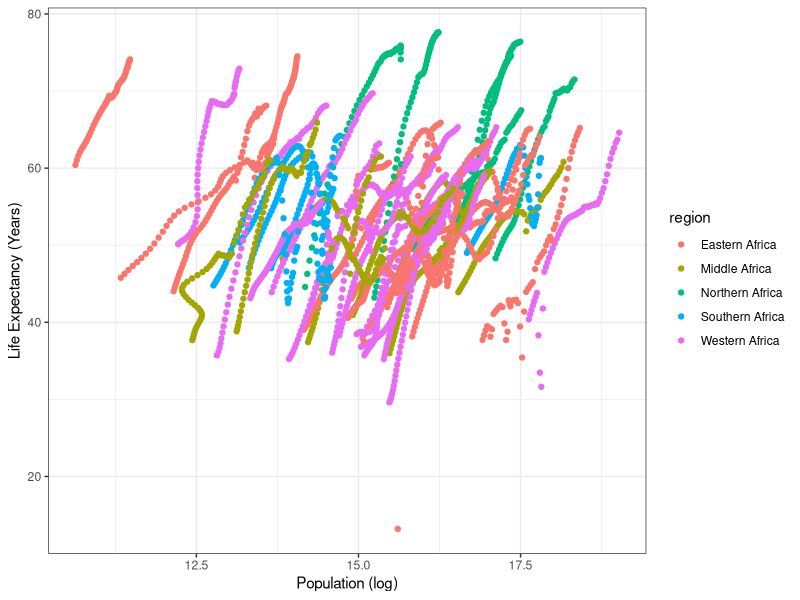
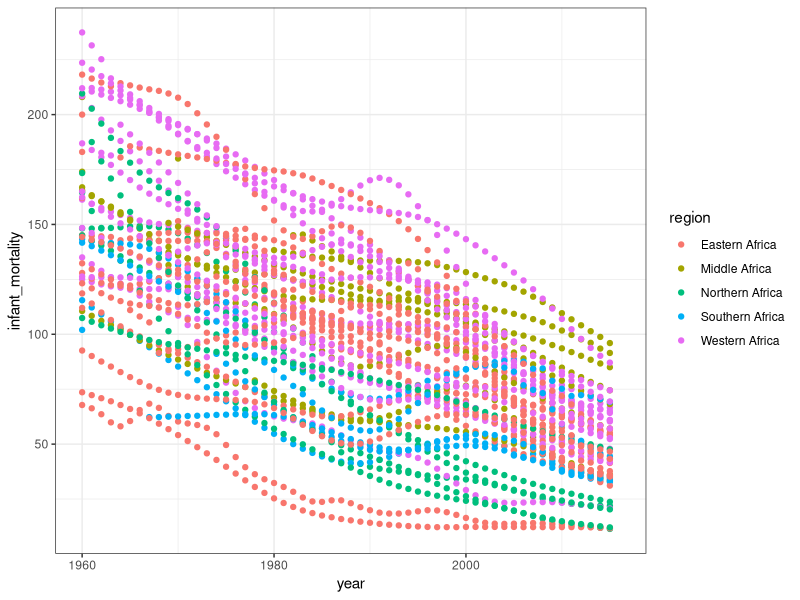
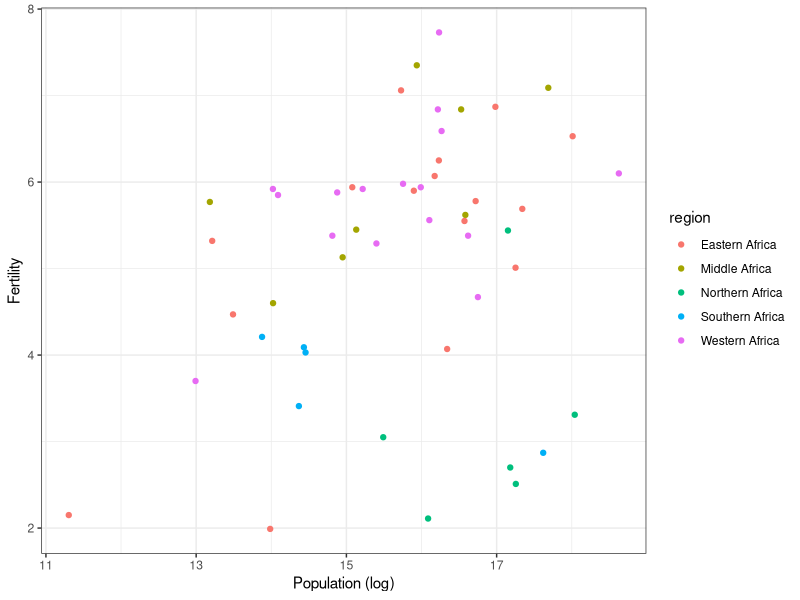

The R script that drew these images, in order:
## ---- chunk 1
library(tidyverse)
library(dslabs)
## ---- chunk 2
# I think you forgot to add log for population
data = gapminder
africaData = data [ which(data$continent=="Africa"), ]
# Plot life expectancy as a function of population
ggplot(africaData, aes(x=log(population), y=life_expectancy, col=region)) + geom_point() +xlab("Population (log)")+ ylab("Life Expectancy (Years)")+
  theme_bw()
## ---- chunk 3
#Plot Infant Mortality and Year colored by region 
ggplot(africaData, aes(x=year, y=infant_mortality, col=region)) + geom_point() +xlab("year")+ ylab("infant_mortality")+
  theme_bw()

## ---- chunk 4
# linear model year and fertility 
lm1=lm(year~infant_mortality, data=africaData)
table1=broom::tidy(lm1)%>%
  knitr::kable(digits=3)

table1
## ---- chunk 5

#plot population and fertility colored by region
y2000 = africaData [ which(africaData$year=="2000"), ]
ggplot(y2000, aes(x=log(population), y=fertility, col=region)) + geom_point() +xlab("Population (log)")+ ylab("Fertility")+
  theme_bw()
